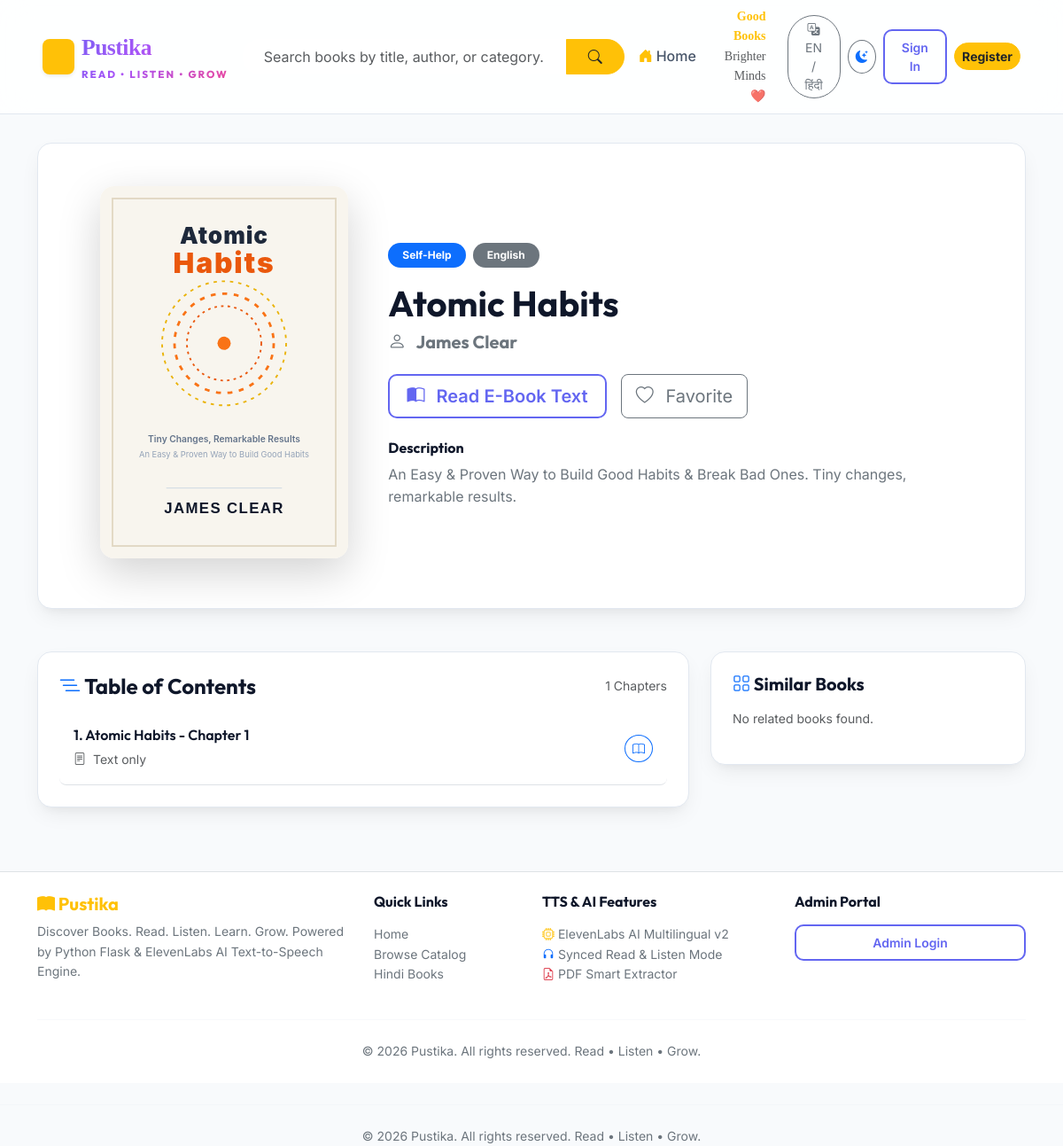
Screenshot of /book/1 with the database file from the repository.
### app.py (models this page shows)
class Book(db.Model):
    __tablename__ = 'books'
    id = db.Column(db.Integer, primary_key=True)
    title = db.Column(db.String(200), nullable=False)
    author = db.Column(db.String(100), nullable=False)
    description = db.Column(db.Text, nullable=True)
    cover_image = db.Column(db.String(255), nullable=True, default='covers/default.jpg')
    pdf_file = db.Column(db.String(255), nullable=True)
    category_id = db.Column(db.Integer, db.ForeignKey('categories.id'), nullable=True)
    language = db.Column(db.String(50), default='English')
    is_featured = db.Column(db.Boolean, default=False)
    created_at = db.Column(db.DateTime, default=datetime.utcnow)
    category = db.relationship('Category', lazy=True)
    chapters = db.relationship('Chapter', backref='book', lazy=True, cascade='all, delete-orphan')

class Category(db.Model):
    __tablename__ = 'categories'
    id = db.Column(db.Integer, primary_key=True)
    name = db.Column(db.String(50), unique=True, nullable=False)
    slug = db.Column(db.String(50), unique=True, nullable=False)

class Chapter(db.Model):
    __tablename__ = 'chapters'
    id = db.Column(db.Integer, primary_key=True)
    book_id = db.Column(db.Integer, db.ForeignKey('books.id'), nullable=False)
    chapter_number = db.Column(db.Integer, nullable=False)
    title = db.Column(db.String(200), nullable=False)
    text_content = db.Column(db.Text, nullable=False)
    created_at = db.Column(db.DateTime, default=datetime.utcnow)

### app.py (the view)
    @app.route('/book/<int:book_id>')
    def book_detail(book_id):
        book = Book.query.get(book_id)
        if not book:
            return redirect(url_for('books_catalog'))
        return render_template('book_detail.html', book=book)

### templates/book_detail.html (shortened to what this page needs)
{% extends 'base.html' %}
{% block content %}
<div class="container py-4">
    <div class="glass-card p-4 p-md-5 mb-5">
        <div class="row gy-4 align-items-center">
            <div class="col-md-4 text-center">
                <div class="position-relative d-inline-block shadow-lg rounded-4 overflow-hidden" style="max-width: 280px; width: 100%;">
                    <img src="{{ url_for('static', filename='images/covers/' + book.cover_image) }}" class="img-fluid" alt="{{ book.title }}" onerror="this.src='https://images.unsplash.com/photo-1543002588-bfa74002ed7e?auto=format&fit=crop&w=400&q=80'">
                </div>
            </div>
            <div class="col-md-8">
                <div class="d-flex flex-wrap gap-2 mb-3">
                    <span class="badge bg-primary px-3 py-2 rounded-pill">{{ book.category.name if book.category else 'General' }}</span>
                    <span class="badge bg-secondary px-3 py-2 rounded-pill">{{ book.language }}</span>
                </div>
                <h1 class="fw-bold mb-2">{{ book.title }}</h1>
                <h5 class="text-secondary mb-4"><i class="bi bi-person me-2"></i> {{ book.author }}</h5>
                <div class="d-flex flex-wrap gap-3 mb-4">
                    {% if book.chapters %}
                    <a href="{{ url_for('reader', book_id=book.id) }}" class="btn btn-outline-custom btn-lg">
                        <i class="bi bi-book-half me-2"></i> Read E-Book Text
                    </a>
                    {% endif %}
                    <button class="btn btn-outline-secondary btn-lg" onclick="toggleFavorite({{ book.id }}, this)">
                        <i class="bi bi-heart{% if is_favorited %}-fill text-danger{% endif %} me-2"></i> Favorite
                    </button>
                </div>
                <h6 class="fw-bold mb-2">Description</h6>
                <p class="text-secondary leading-relaxed mb-0">
                    {{ book.description or 'No description available for this book.' }}
                </p>
            </div>
        </div>
    </div>
    <div class="row gy-4">
        <div class="col-lg-8">
            <div class="glass-card p-4">
                <div class="d-flex justify-content-between align-items-center mb-3">
                    <h4 class="fw-bold mb-0"><i class="bi bi-list-nested text-primary"></i> Table of Contents</h4>
                    <span class="text-muted small">{{ book.chapters|length }} Chapters</span>
                </div>
                {% if book.chapters %}
                <div class="list-group list-group-flush rounded-3 border-0">
                    {% for chap in book.chapters %}
                    <div class="list-group-item d-flex justify-content-between align-items-center p-3 border-bottom" style="background: transparent;">
                        <div>
                            <h6 class="mb-1 fw-semibold">{{ chap.chapter_number }}. {{ chap.title }}</h6>
                            <small class="text-muted">
                                {% if chap.audio_file %}
                                <i class="bi bi-mic text-success me-1"></i> Audio available ({{ chap.audio_file.duration_seconds|round|int }}s) • Engine: {{ chap.audio_file.voice_engine }}
                                {% else %}
                                <i class="bi bi-file-text me-1"></i> Text only
                                {% endif %}
                            </small>
                        </div>
                        <div class="d-flex gap-2">
                            <a href="{{ url_for('reader', book_id=book.id, chapter=chap.id) }}" class="btn btn-sm btn-outline-primary rounded-circle" title="Read Chapter">
                                <i class="bi bi-book"></i>
                            </a>
                        </div>
                    </div>
                    {% endfor %}
                </div>
                {% else %}
                <p class="text-muted text-center py-4">No chapters added to this book yet.</p>
                {% endif %}
            </div>
        </div>
        <div class="col-lg-4">
            <div class="glass-card p-4">
                <h5 class="fw-bold mb-3"><i class="bi bi-grid text-primary"></i> Similar Books</h5>
                {% if related_books %}
                {% for rbook in related_books %}
                <div class="d-flex align-items-center gap-3 mb-3 pb-3 border-bottom">
                    <img src="{{ url_for('static', filename='images/covers/' + rbook.cover_image) }}" class="rounded shadow-sm" style="width: 50px; height: 75px; object-fit: cover;" onerror="this.src='https://images.unsplash.com/photo-1543002588-bfa74002ed7e?auto=format&fit=crop&w=400&q=80'">
                    <div>
                        <h6 class="mb-1 fw-bold"><a href="{{ url_for('book_detail', book_id=rbook.id) }}" class="text-decoration-none">{{ rbook.title }}</a></h6>
                        <small class="text-muted d-block">{{ rbook.author }}</small>
                    </div>
                </div>
                {% endfor %}
                {% else %}
                <p class="text-muted small">No related books found.</p>
                {% endif %}
            </div>
        </div>
    </div>
</div>
{% endblock %}

### static/css/style.css (style rules this page uses)
:root { --font-primary: 'Inter', -apple-system, BlinkMacSystemFont, 'Segoe UI', Roboto, sans-serif; --font-heading: 'Outfit', var(--font-primary); --font-hindi: 'Noto Sans Devanagari', var(--font-primary); --bg-primary: #f8fafc; --bg-secondary: #ffffff; --bg-tertiary: #f1f5f9; --bg-glass: rgba(255, 255, 255, 0.85); --text-primary: #0f172a; --text-secondary: #475569; --text-muted: #94a3b8; --brand-primary: #6366f1; --brand-primary-hover: #4f46e5; --brand-secondary: #ec4899; --brand-gradient: linear-gradient(135deg, #6366f1 0%, #a855f7 50%, #ec4899 100%); --brand-gradient-hover: linear-gradient(135deg, #4f46e5 0%, #9333ea 50%, #db2777 100%); --border-color: #e2e8f0; --border-glass: rgba(226, 232, 240, 0.8); --shadow-sm: 0 2px 4px rgba(0,0,0,0.05); --shadow-md: 0 10px 25px -5px rgba(0,0,0,0.08), 0 8px 10px -6px rgba(0,0,0,0.04); --shadow-lg: 0 20px 30px -10px rgba(99, 102, 241, 0.15); --card-bg: #ffffff; --audio-bar-bg: rgba(255, 255, 255, 0.95); --reader-bg: #ffffff; --reader-text: #1e293b; }
* { box-sizing: border-box; margin: 0; padding: 0; }
body { font-family: var(--font-primary); background-color: var(--bg-primary); color: var(--text-primary); line-height: 1.6; min-height: 100vh; display: flex; flex-direction: column; transition: background-color 0.3s ease, color 0.3s ease; }
h1, h2, h3, h4, h5, h6 { font-family: var(--font-heading); font-weight: 700; color: var(--text-primary); }
a { color: var(--brand-primary); text-decoration: none; transition: color 0.2s ease; }
.glass-card { background: var(--card-bg); border: 1px solid var(--border-color); border-radius: 16px; box-shadow: var(--shadow-md); transition: transform 0.3s ease, box-shadow 0.3s ease; overflow: hidden; }
.btn-outline-custom { border: 2px solid var(--brand-primary); color: var(--brand-primary) !important; font-weight: 600; border-radius: 10px; padding: 0.5rem 1.2rem; background: transparent; transition: all 0.2s ease; }

### rows the page displays
Book: cover_image (picture), language "English", title "Atomic Habits", author "James Clear", description "An Easy & Proven Way to Build Good Habits & Break Bad Ones. Tiny changes, remarkable results."
Category: category "Self-Help"
Chapter: chapter_number "1", title "Atomic Habits - Chapter 1"

### other values shown
{{ book.chapters|length }} "1"
